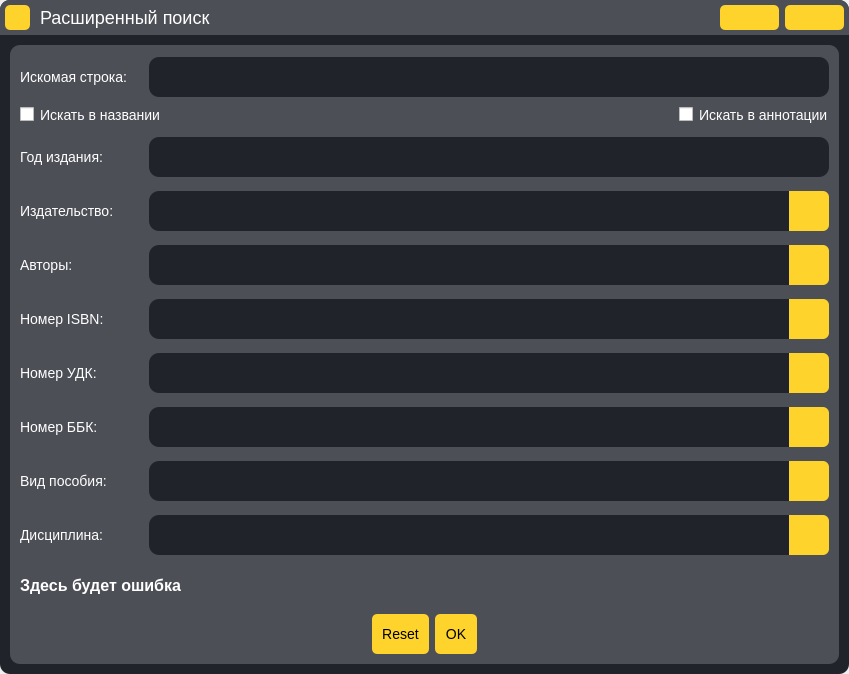
<?xml version="1.0" encoding="UTF-8"?>
<ui version="4.0">
 <class>ex_search_window</class>
 <widget class="QDialog" name="ex_search_window">
  <property name="geometry">
   <rect>
    <x>0</x>
    <y>0</y>
    <width>849</width>
    <height>674</height>
   </rect>
  </property>
  <property name="minimumSize">
   <size>
    <width>849</width>
    <height>674</height>
   </size>
  </property>
  <property name="maximumSize">
   <size>
    <width>849</width>
    <height>674</height>
   </size>
  </property>
  <property name="windowTitle">
   <string>Dialog</string>
  </property>
  <property name="styleSheet">
   <string notr="true">/* General */
* {
	margin: 0;
	padding: 0;
	font-size: 14px;
	outline: none;
	font-family: &quot;Arial&quot;;
}

QFrame {
	border: none;
}

#main_body {
	background-color: rgba(32,36,42,255);
	border-radius: 10%;
}

#error_label {
	font-size: 16px;
	font-weight: 500;
}

#inputs_area {
	background-color: rgb(76,79,86);
	border-radius: 10%;
}

/* Tabs style */
QTabWidget::pane {
	background: transparent;
	border: none;
}

QTabBar {
	qproperty-drawBase: 0;
}

QTabBar::tab {
	background-color: rgb(100,100,116);
    color: white;
    border-radius: 5px;
	width: 200px;
	height: 35px;
	padding: 0px 10px;
	margin: 0 5px;
	font-weight: 500;
}

QTabBar::tab:selected {
    background: rgba(254,211,44,255);
	color: black;
}

/* Qlabel style */
QLabel {
	color: white;
}

/* Buttons style */
QPushButton {
	background: rgba(254,211,44,255);
	border-radius: 5px;
	padding: 0 10px 0 10px;
	height: 40px;
	color: black;
}

QPushButton:pressed {
	background: rgba(204,161, 44,255);
	color: white;
}

/* Text input style */
QLineEdit {
	border-radius: 10%;
	background-color: rgba(32,36,42,255);
	color: white;
	padding-left: 10px;
	height: 40px;
}

QLineEdit:focus {
	border: 2px solid rgba(254,211,44,255);
}

/* ComboBox style */
QComboBox {
	border-radius: 10%;
	background-color: rgba(32,36,42,255);
	color: white;
	padding-left: 10px;
	height: 40px;
}

QComboBox:on {
    border-bottom-left-radius: 0px;
    border-bottom-right-radius: 0px;
	border-left: 2px solid rgba(254,211,44,255);
}

QComboBox:focus {
	border-left: 2px solid rgba(254,211,44,255);
}

QComboBox::drop-down {
    subcontrol-origin: padding;
    subcontrol-position: top right;
    width: 40px;
	background-color: rgba(254,211,44,255);
    border-top-right-radius: 6%;
    border-bottom-right-radius: 6%;
}

QComboBox::drop-down:on {
	border-bottom-left-radius: 0%;
	border-bottom-right-radius: 0%;
}

QComboBox::down-arrow {
    image: url(:/Icons/For_QT/chevron-down.svg);
}

QComboBox::down-arrow:on {
    image: url(:/Icons/For_QT/chevron-up.svg);
}

QComboBox QAbstractItemView {
	/* Style of the drop-down list */
	padding: 10px 5px;
	color: white;
    selection-color: black;
    selection-background-color: rgba(254,211,44,255);
	font-size: 10pt;
    box-shadow: transparent;
	background-color: rgba(32,36,42,255);
	border-bottom-left-radius: 10%;
	border-bottom-right-radius: 10%;
}

/* CheckBox style */
QCheckBox {
	color: white;
	border-radius: 10%;
}

QCheckBox::indicator:unchecked {
	image: url(:/Icons/For_QT/square.svg);
}

QCheckBox::indicator:checked {
	
	image: url(:/Icons/For_QT/check-square.svg);
}

/* Scroll Area style */
#scroll_widget {
	background-color: transparent;
}

QScrollArea, #scroll_area_container {
	background-color: transparent;
}

#scroll_area_content {
	background-color: rgb(76,79,86);
	border-radius: 10%;
}

/* TitleBar style */
#title_bar {
	background-color: rgb(76,79,86);
	border-top-left-radius: 10%;
	border-top-right-radius: 10%;
}

#window_title {
	font-size: 18px;
}

#title_bar QPushButton {
	height: 25px;
}

#icon {
	min-width: 25px;
	min-height: 25px;
	background: rgba(254,211,44,255);
	border-radius: 5%;
}

/* ScrollBar style */
/* VERTICAL SCROLLBAR */
 QScrollBar:vertical {
	border: none;
	background-color: rgba(32,36,42,255);
    width: 20px;
	border-radius: 0px;
 }

/*  HANDLE BAR VERTICAL */
QScrollBar::handle:vertical {	
	background-color: rgb(76,79,86);
	min-height: 20px;
	margin: 20px 0 20px 0;
}
QScrollBar::handle:vertical:hover{	
	background: rgba(204,161, 44,255);
}

/* BTN TOP - SCROLLBAR */
QScrollBar::sub-line:vertical {
	border: none;
	background: rgba(254,211,44,255);
	height: 20px;
	border-top-left-radius: 3%;
	border-top-right-radius: 3%;
	subcontrol-position: top;
	subcontrol-origin: margin;
}
QScrollBar::sub-line:vertical:hover {	
	background: rgba(204,161, 44,255);
}

/* BTN BOTTOM - SCROLLBAR */
QScrollBar::add-line:vertical {
	border: none;
	background: rgba(254,211,44,255);
	height: 20px;
	border-bottom-left-radius: 3%;
	border-bottom-right-radius: 3%;
	subcontrol-position: bottom;
	subcontrol-origin: margin;
}
QScrollBar::add-line:vertical:hover {	
	background: rgba(204,161, 44,255);
}

/* RESET ARROW */
QScrollBar::up-arrow:vertical, QScrollBar::down-arrow:vertical {
	background: none;
}
QScrollBar::add-page:vertical, QScrollBar::sub-page:vertical {
	background: none;
}

/* Dialog buttons style */
#buttons QPushButton {
	width: 100px;
}</string>
  </property>
  <layout class="QVBoxLayout" name="verticalLayout">
   <property name="spacing">
    <number>0</number>
   </property>
   <property name="leftMargin">
    <number>0</number>
   </property>
   <property name="topMargin">
    <number>0</number>
   </property>
   <property name="rightMargin">
    <number>0</number>
   </property>
   <property name="bottomMargin">
    <number>0</number>
   </property>
   <item>
    <widget class="QWidget" name="main_body" native="true">
     <layout class="QVBoxLayout" name="verticalLayout_2">
      <property name="spacing">
       <number>0</number>
      </property>
      <property name="leftMargin">
       <number>0</number>
      </property>
      <property name="topMargin">
       <number>0</number>
      </property>
      <property name="rightMargin">
       <number>0</number>
      </property>
      <property name="bottomMargin">
       <number>0</number>
      </property>
      <item alignment="Qt::AlignTop">
       <widget class="QWidget" name="title_bar" native="true">
        <layout class="QHBoxLayout" name="horizontalLayout_6">
         <property name="spacing">
          <number>10</number>
         </property>
         <property name="leftMargin">
          <number>5</number>
         </property>
         <property name="topMargin">
          <number>5</number>
         </property>
         <property name="rightMargin">
          <number>5</number>
         </property>
         <property name="bottomMargin">
          <number>5</number>
         </property>
         <item alignment="Qt::AlignLeft">
          <widget class="QFrame" name="frame_5">
           <property name="frameShape">
            <enum>QFrame::StyledPanel</enum>
           </property>
           <property name="frameShadow">
            <enum>QFrame::Raised</enum>
           </property>
           <layout class="QVBoxLayout" name="verticalLayout_13">
            <property name="spacing">
             <number>0</number>
            </property>
            <property name="leftMargin">
             <number>0</number>
            </property>
            <property name="topMargin">
             <number>0</number>
            </property>
            <property name="rightMargin">
             <number>0</number>
            </property>
            <property name="bottomMargin">
             <number>0</number>
            </property>
            <item>
             <widget class="QLabel" name="icon">
              <property name="text">
               <string/>
              </property>
              <property name="pixmap">
               <pixmap resource="../resources.qrc">:/Icons/For_QT/book.svg</pixmap>
              </property>
              <property name="scaledContents">
               <bool>false</bool>
              </property>
              <property name="alignment">
               <set>Qt::AlignCenter</set>
              </property>
             </widget>
            </item>
           </layout>
          </widget>
         </item>
         <item alignment="Qt::AlignLeft">
          <widget class="QFrame" name="frame_6">
           <property name="frameShape">
            <enum>QFrame::StyledPanel</enum>
           </property>
           <property name="frameShadow">
            <enum>QFrame::Raised</enum>
           </property>
           <layout class="QVBoxLayout" name="verticalLayout_14">
            <property name="spacing">
             <number>0</number>
            </property>
            <property name="leftMargin">
             <number>0</number>
            </property>
            <property name="topMargin">
             <number>0</number>
            </property>
            <property name="rightMargin">
             <number>0</number>
            </property>
            <property name="bottomMargin">
             <number>0</number>
            </property>
            <item alignment="Qt::AlignLeft">
             <widget class="QLabel" name="window_title">
              <property name="text">
               <string>Расширенный поиск</string>
              </property>
             </widget>
            </item>
           </layout>
          </widget>
         </item>
         <item>
          <spacer name="horizontalSpacer">
           <property name="orientation">
            <enum>Qt::Horizontal</enum>
           </property>
           <property name="sizeHint" stdset="0">
            <size>
             <width>40</width>
             <height>20</height>
            </size>
           </property>
          </spacer>
         </item>
         <item alignment="Qt::AlignRight">
          <widget class="QFrame" name="frame_7">
           <property name="frameShape">
            <enum>QFrame::StyledPanel</enum>
           </property>
           <property name="frameShadow">
            <enum>QFrame::Raised</enum>
           </property>
           <layout class="QHBoxLayout" name="horizontalLayout_7">
            <property name="leftMargin">
             <number>0</number>
            </property>
            <property name="topMargin">
             <number>0</number>
            </property>
            <property name="rightMargin">
             <number>0</number>
            </property>
            <property name="bottomMargin">
             <number>0</number>
            </property>
            <item>
             <widget class="QPushButton" name="min_btn">
              <property name="cursor">
               <cursorShape>PointingHandCursor</cursorShape>
              </property>
              <property name="text">
               <string/>
              </property>
              <property name="icon">
               <iconset resource="../resources.qrc">
                <normaloff>:/Icons/For_QT/minus.svg</normaloff>:/Icons/For_QT/minus.svg</iconset>
              </property>
              <property name="iconSize">
               <size>
                <width>20</width>
                <height>20</height>
               </size>
              </property>
             </widget>
            </item>
            <item>
             <widget class="QPushButton" name="close_btn">
              <property name="cursor">
               <cursorShape>PointingHandCursor</cursorShape>
              </property>
              <property name="text">
               <string/>
              </property>
              <property name="icon">
               <iconset resource="../resources.qrc">
                <normaloff>:/Icons/For_QT/x.svg</normaloff>:/Icons/For_QT/x.svg</iconset>
              </property>
              <property name="iconSize">
               <size>
                <width>20</width>
                <height>20</height>
               </size>
              </property>
             </widget>
            </item>
           </layout>
          </widget>
         </item>
        </layout>
       </widget>
      </item>
      <item>
       <widget class="QWidget" name="content" native="true">
        <property name="sizePolicy">
         <sizepolicy hsizetype="Preferred" vsizetype="Expanding">
          <horstretch>0</horstretch>
          <verstretch>0</verstretch>
         </sizepolicy>
        </property>
        <layout class="QVBoxLayout" name="verticalLayout_3">
         <property name="spacing">
          <number>10</number>
         </property>
         <property name="leftMargin">
          <number>10</number>
         </property>
         <property name="topMargin">
          <number>10</number>
         </property>
         <property name="rightMargin">
          <number>10</number>
         </property>
         <property name="bottomMargin">
          <number>0</number>
         </property>
         <item>
          <widget class="QWidget" name="inputs_area" native="true">
           <property name="sizePolicy">
            <sizepolicy hsizetype="Expanding" vsizetype="Preferred">
             <horstretch>0</horstretch>
             <verstretch>0</verstretch>
            </sizepolicy>
           </property>
           <layout class="QVBoxLayout" name="verticalLayout_4">
            <property name="spacing">
             <number>10</number>
            </property>
            <property name="leftMargin">
             <number>10</number>
            </property>
            <property name="topMargin">
             <number>10</number>
            </property>
            <property name="rightMargin">
             <number>10</number>
            </property>
            <property name="bottomMargin">
             <number>10</number>
            </property>
            <item>
             <widget class="QFrame" name="frame">
              <property name="frameShape">
               <enum>QFrame::StyledPanel</enum>
              </property>
              <property name="frameShadow">
               <enum>QFrame::Raised</enum>
              </property>
              <layout class="QVBoxLayout" name="verticalLayout_5">
               <property name="spacing">
                <number>5</number>
               </property>
               <property name="leftMargin">
                <number>0</number>
               </property>
               <property name="topMargin">
                <number>0</number>
               </property>
               <property name="rightMargin">
                <number>0</number>
               </property>
               <property name="bottomMargin">
                <number>0</number>
               </property>
               <item>
                <widget class="QFrame" name="input">
                 <property name="frameShape">
                  <enum>QFrame::StyledPanel</enum>
                 </property>
                 <property name="frameShadow">
                  <enum>QFrame::Raised</enum>
                 </property>
                 <layout class="QHBoxLayout" name="horizontalLayout">
                  <property name="spacing">
                   <number>10</number>
                  </property>
                  <property name="leftMargin">
                   <number>0</number>
                  </property>
                  <property name="topMargin">
                   <number>2</number>
                  </property>
                  <property name="rightMargin">
                   <number>0</number>
                  </property>
                  <property name="bottomMargin">
                   <number>2</number>
                  </property>
                  <item>
                   <widget class="QLabel" name="label">
                    <property name="text">
                     <string>Искомая строка:</string>
                    </property>
                   </widget>
                  </item>
                  <item>
                   <spacer name="horizontalSpacer_10">
                    <property name="orientation">
                     <enum>Qt::Horizontal</enum>
                    </property>
                    <property name="sizeType">
                     <enum>QSizePolicy::Expanding</enum>
                    </property>
                    <property name="sizeHint" stdset="0">
                     <size>
                      <width>20</width>
                      <height>20</height>
                     </size>
                    </property>
                   </spacer>
                  </item>
                  <item>
                   <widget class="QLineEdit" name="string_input">
                    <property name="minimumSize">
                     <size>
                      <width>680</width>
                      <height>0</height>
                     </size>
                    </property>
                   </widget>
                  </item>
                 </layout>
                </widget>
               </item>
               <item>
                <widget class="QFrame" name="input_1">
                 <property name="frameShape">
                  <enum>QFrame::StyledPanel</enum>
                 </property>
                 <property name="frameShadow">
                  <enum>QFrame::Raised</enum>
                 </property>
                 <layout class="QHBoxLayout" name="horizontalLayout_10">
                  <property name="spacing">
                   <number>10</number>
                  </property>
                  <property name="leftMargin">
                   <number>0</number>
                  </property>
                  <property name="topMargin">
                   <number>2</number>
                  </property>
                  <property name="rightMargin">
                   <number>0</number>
                  </property>
                  <property name="bottomMargin">
                   <number>2</number>
                  </property>
                  <item alignment="Qt::AlignLeft">
                   <widget class="QCheckBox" name="in_headings">
                    <property name="text">
                     <string>Искать в названии</string>
                    </property>
                   </widget>
                  </item>
                  <item alignment="Qt::AlignRight">
                   <widget class="QCheckBox" name="in_annotation">
                    <property name="text">
                     <string>Искать в аннотации</string>
                    </property>
                   </widget>
                  </item>
                 </layout>
                </widget>
               </item>
              </layout>
             </widget>
            </item>
            <item>
             <widget class="QFrame" name="input_4">
              <property name="frameShape">
               <enum>QFrame::StyledPanel</enum>
              </property>
              <property name="frameShadow">
               <enum>QFrame::Raised</enum>
              </property>
              <layout class="QHBoxLayout" name="horizontalLayout_4">
               <property name="spacing">
                <number>10</number>
               </property>
               <property name="leftMargin">
                <number>0</number>
               </property>
               <property name="topMargin">
                <number>2</number>
               </property>
               <property name="rightMargin">
                <number>0</number>
               </property>
               <property name="bottomMargin">
                <number>2</number>
               </property>
               <item>
                <widget class="QLabel" name="label_4">
                 <property name="text">
                  <string>Год издания: </string>
                 </property>
                </widget>
               </item>
               <item>
                <spacer name="horizontalSpacer_4">
                 <property name="orientation">
                  <enum>Qt::Horizontal</enum>
                 </property>
                 <property name="sizeType">
                  <enum>QSizePolicy::Expanding</enum>
                 </property>
                 <property name="sizeHint" stdset="0">
                  <size>
                   <width>40</width>
                   <height>20</height>
                  </size>
                 </property>
                </spacer>
               </item>
               <item>
                <widget class="QLineEdit" name="year_input">
                 <property name="sizePolicy">
                  <sizepolicy hsizetype="Expanding" vsizetype="Fixed">
                   <horstretch>0</horstretch>
                   <verstretch>0</verstretch>
                  </sizepolicy>
                 </property>
                 <property name="minimumSize">
                  <size>
                   <width>680</width>
                   <height>0</height>
                  </size>
                 </property>
                 <property name="text">
                  <string/>
                 </property>
                </widget>
               </item>
              </layout>
             </widget>
            </item>
            <item>
             <widget class="QFrame" name="input_2">
              <property name="frameShape">
               <enum>QFrame::StyledPanel</enum>
              </property>
              <property name="frameShadow">
               <enum>QFrame::Raised</enum>
              </property>
              <layout class="QHBoxLayout" name="horizontalLayout_2">
               <property name="spacing">
                <number>10</number>
               </property>
               <property name="leftMargin">
                <number>0</number>
               </property>
               <property name="topMargin">
                <number>2</number>
               </property>
               <property name="rightMargin">
                <number>0</number>
               </property>
               <property name="bottomMargin">
                <number>2</number>
               </property>
               <item>
                <widget class="QLabel" name="label_2">
                 <property name="text">
                  <string>Издательство:</string>
                 </property>
                </widget>
               </item>
               <item>
                <spacer name="horizontalSpacer_3">
                 <property name="orientation">
                  <enum>Qt::Horizontal</enum>
                 </property>
                 <property name="sizeType">
                  <enum>QSizePolicy::Expanding</enum>
                 </property>
                 <property name="sizeHint" stdset="0">
                  <size>
                   <width>40</width>
                   <height>20</height>
                  </size>
                 </property>
                </spacer>
               </item>
               <item>
                <widget class="QComboBox" name="publishings_combobox">
                 <property name="sizePolicy">
                  <sizepolicy hsizetype="Expanding" vsizetype="Fixed">
                   <horstretch>0</horstretch>
                   <verstretch>0</verstretch>
                  </sizepolicy>
                 </property>
                 <property name="minimumSize">
                  <size>
                   <width>680</width>
                   <height>0</height>
                  </size>
                 </property>
                 <property name="editable">
                  <bool>true</bool>
                 </property>
                </widget>
               </item>
              </layout>
             </widget>
            </item>
            <item>
             <widget class="QFrame" name="input_3">
              <property name="frameShape">
               <enum>QFrame::StyledPanel</enum>
              </property>
              <property name="frameShadow">
               <enum>QFrame::Raised</enum>
              </property>
              <layout class="QHBoxLayout" name="horizontalLayout_3">
               <property name="spacing">
                <number>10</number>
               </property>
               <property name="leftMargin">
                <number>0</number>
               </property>
               <property name="topMargin">
                <number>2</number>
               </property>
               <property name="rightMargin">
                <number>0</number>
               </property>
               <property name="bottomMargin">
                <number>2</number>
               </property>
               <item>
                <widget class="QLabel" name="label_3">
                 <property name="text">
                  <string>Авторы:</string>
                 </property>
                </widget>
               </item>
               <item>
                <spacer name="horizontalSpacer_2">
                 <property name="orientation">
                  <enum>Qt::Horizontal</enum>
                 </property>
                 <property name="sizeType">
                  <enum>QSizePolicy::Expanding</enum>
                 </property>
                 <property name="sizeHint" stdset="0">
                  <size>
                   <width>40</width>
                   <height>20</height>
                  </size>
                 </property>
                </spacer>
               </item>
               <item>
                <widget class="QComboBox" name="author_combobox">
                 <property name="sizePolicy">
                  <sizepolicy hsizetype="Expanding" vsizetype="Fixed">
                   <horstretch>0</horstretch>
                   <verstretch>0</verstretch>
                  </sizepolicy>
                 </property>
                 <property name="minimumSize">
                  <size>
                   <width>680</width>
                   <height>0</height>
                  </size>
                 </property>
                 <property name="editable">
                  <bool>true</bool>
                 </property>
                </widget>
               </item>
              </layout>
             </widget>
            </item>
            <item>
             <widget class="QFrame" name="input_5">
              <property name="frameShape">
               <enum>QFrame::StyledPanel</enum>
              </property>
              <property name="frameShadow">
               <enum>QFrame::Raised</enum>
              </property>
              <layout class="QHBoxLayout" name="horizontalLayout_5">
               <property name="spacing">
                <number>10</number>
               </property>
               <property name="leftMargin">
                <number>0</number>
               </property>
               <property name="topMargin">
                <number>2</number>
               </property>
               <property name="rightMargin">
                <number>0</number>
               </property>
               <property name="bottomMargin">
                <number>2</number>
               </property>
               <item>
                <widget class="QLabel" name="label_5">
                 <property name="text">
                  <string>Номер ISBN:</string>
                 </property>
                </widget>
               </item>
               <item>
                <spacer name="horizontalSpacer_5">
                 <property name="orientation">
                  <enum>Qt::Horizontal</enum>
                 </property>
                 <property name="sizeType">
                  <enum>QSizePolicy::Expanding</enum>
                 </property>
                 <property name="sizeHint" stdset="0">
                  <size>
                   <width>40</width>
                   <height>20</height>
                  </size>
                 </property>
                </spacer>
               </item>
               <item>
                <widget class="QComboBox" name="isbn_combobox">
                 <property name="sizePolicy">
                  <sizepolicy hsizetype="Expanding" vsizetype="Fixed">
                   <horstretch>0</horstretch>
                   <verstretch>0</verstretch>
                  </sizepolicy>
                 </property>
                 <property name="minimumSize">
                  <size>
                   <width>680</width>
                   <height>0</height>
                  </size>
                 </property>
                 <property name="editable">
                  <bool>true</bool>
                 </property>
                </widget>
               </item>
              </layout>
             </widget>
            </item>
            <item>
             <widget class="QFrame" name="input_6">
              <property name="frameShape">
               <enum>QFrame::StyledPanel</enum>
              </property>
              <property name="frameShadow">
               <enum>QFrame::Raised</enum>
              </property>
              <layout class="QHBoxLayout" name="horizontalLayout_8">
               <property name="spacing">
                <number>10</number>
               </property>
               <property name="leftMargin">
                <number>0</number>
               </property>
               <property name="topMargin">
                <number>2</number>
               </property>
               <property name="rightMargin">
                <number>0</number>
               </property>
               <property name="bottomMargin">
                <number>2</number>
               </property>
               <item>
                <widget class="QLabel" name="label_6">
                 <property name="sizePolicy">
                  <sizepolicy hsizetype="Fixed" vsizetype="Preferred">
                   <horstretch>0</horstretch>
                   <verstretch>0</verstretch>
                  </sizepolicy>
                 </property>
                 <property name="text">
                  <string>Номер УДК:</string>
                 </property>
                </widget>
               </item>
               <item>
                <spacer name="horizontalSpacer_6">
                 <property name="orientation">
                  <enum>Qt::Horizontal</enum>
                 </property>
                 <property name="sizeType">
                  <enum>QSizePolicy::Expanding</enum>
                 </property>
                 <property name="sizeHint" stdset="0">
                  <size>
                   <width>40</width>
                   <height>20</height>
                  </size>
                 </property>
                </spacer>
               </item>
               <item>
                <widget class="QComboBox" name="udk_combobox">
                 <property name="sizePolicy">
                  <sizepolicy hsizetype="Expanding" vsizetype="Fixed">
                   <horstretch>0</horstretch>
                   <verstretch>0</verstretch>
                  </sizepolicy>
                 </property>
                 <property name="minimumSize">
                  <size>
                   <width>680</width>
                   <height>0</height>
                  </size>
                 </property>
                 <property name="editable">
                  <bool>true</bool>
                 </property>
                </widget>
               </item>
              </layout>
             </widget>
            </item>
            <item>
             <widget class="QFrame" name="input_7">
              <property name="frameShape">
               <enum>QFrame::StyledPanel</enum>
              </property>
              <property name="frameShadow">
               <enum>QFrame::Raised</enum>
              </property>
              <layout class="QHBoxLayout" name="horizontalLayout_9">
               <property name="spacing">
                <number>10</number>
               </property>
               <property name="leftMargin">
                <number>0</number>
               </property>
               <property name="topMargin">
                <number>2</number>
               </property>
               <property name="rightMargin">
                <number>0</number>
               </property>
               <property name="bottomMargin">
                <number>2</number>
               </property>
               <item>
                <widget class="QLabel" name="label_7">
                 <property name="sizePolicy">
                  <sizepolicy hsizetype="Fixed" vsizetype="Preferred">
                   <horstretch>0</horstretch>
                   <verstretch>0</verstretch>
                  </sizepolicy>
                 </property>
                 <property name="text">
                  <string>Номер ББК:</string>
                 </property>
                </widget>
               </item>
               <item>
                <spacer name="horizontalSpacer_7">
                 <property name="orientation">
                  <enum>Qt::Horizontal</enum>
                 </property>
                 <property name="sizeType">
                  <enum>QSizePolicy::Expanding</enum>
                 </property>
                 <property name="sizeHint" stdset="0">
                  <size>
                   <width>40</width>
                   <height>20</height>
                  </size>
                 </property>
                </spacer>
               </item>
               <item>
                <widget class="QComboBox" name="bbk_combobox">
                 <property name="sizePolicy">
                  <sizepolicy hsizetype="Expanding" vsizetype="Fixed">
                   <horstretch>0</horstretch>
                   <verstretch>0</verstretch>
                  </sizepolicy>
                 </property>
                 <property name="minimumSize">
                  <size>
                   <width>680</width>
                   <height>0</height>
                  </size>
                 </property>
                 <property name="editable">
                  <bool>true</bool>
                 </property>
                </widget>
               </item>
              </layout>
             </widget>
            </item>
            <item>
             <widget class="QFrame" name="input_8">
              <property name="frameShape">
               <enum>QFrame::StyledPanel</enum>
              </property>
              <property name="frameShadow">
               <enum>QFrame::Raised</enum>
              </property>
              <layout class="QHBoxLayout" name="horizontalLayout_11">
               <property name="spacing">
                <number>10</number>
               </property>
               <property name="leftMargin">
                <number>0</number>
               </property>
               <property name="topMargin">
                <number>2</number>
               </property>
               <property name="rightMargin">
                <number>0</number>
               </property>
               <property name="bottomMargin">
                <number>2</number>
               </property>
               <item>
                <widget class="QLabel" name="label_8">
                 <property name="sizePolicy">
                  <sizepolicy hsizetype="Fixed" vsizetype="Preferred">
                   <horstretch>0</horstretch>
                   <verstretch>0</verstretch>
                  </sizepolicy>
                 </property>
                 <property name="text">
                  <string>Вид пособия:</string>
                 </property>
                </widget>
               </item>
               <item>
                <spacer name="horizontalSpacer_8">
                 <property name="orientation">
                  <enum>Qt::Horizontal</enum>
                 </property>
                 <property name="sizeType">
                  <enum>QSizePolicy::Expanding</enum>
                 </property>
                 <property name="sizeHint" stdset="0">
                  <size>
                   <width>40</width>
                   <height>20</height>
                  </size>
                 </property>
                </spacer>
               </item>
               <item>
                <widget class="QComboBox" name="type_combobox">
                 <property name="sizePolicy">
                  <sizepolicy hsizetype="Expanding" vsizetype="Fixed">
                   <horstretch>0</horstretch>
                   <verstretch>0</verstretch>
                  </sizepolicy>
                 </property>
                 <property name="minimumSize">
                  <size>
                   <width>680</width>
                   <height>0</height>
                  </size>
                 </property>
                 <property name="editable">
                  <bool>true</bool>
                 </property>
                </widget>
               </item>
              </layout>
             </widget>
            </item>
            <item>
             <widget class="QFrame" name="input_9">
              <property name="frameShape">
               <enum>QFrame::StyledPanel</enum>
              </property>
              <property name="frameShadow">
               <enum>QFrame::Raised</enum>
              </property>
              <layout class="QHBoxLayout" name="horizontalLayout_12">
               <property name="spacing">
                <number>10</number>
               </property>
               <property name="leftMargin">
                <number>0</number>
               </property>
               <property name="topMargin">
                <number>2</number>
               </property>
               <property name="rightMargin">
                <number>0</number>
               </property>
               <property name="bottomMargin">
                <number>2</number>
               </property>
               <item>
                <widget class="QLabel" name="label_9">
                 <property name="sizePolicy">
                  <sizepolicy hsizetype="Fixed" vsizetype="Preferred">
                   <horstretch>0</horstretch>
                   <verstretch>0</verstretch>
                  </sizepolicy>
                 </property>
                 <property name="text">
                  <string>Дисциплина:</string>
                 </property>
                </widget>
               </item>
               <item>
                <spacer name="horizontalSpacer_9">
                 <property name="orientation">
                  <enum>Qt::Horizontal</enum>
                 </property>
                 <property name="sizeType">
                  <enum>QSizePolicy::Expanding</enum>
                 </property>
                 <property name="sizeHint" stdset="0">
                  <size>
                   <width>40</width>
                   <height>20</height>
                  </size>
                 </property>
                </spacer>
               </item>
               <item>
                <widget class="QComboBox" name="discipline_combobox">
                 <property name="sizePolicy">
                  <sizepolicy hsizetype="Expanding" vsizetype="Fixed">
                   <horstretch>0</horstretch>
                   <verstretch>0</verstretch>
                  </sizepolicy>
                 </property>
                 <property name="minimumSize">
                  <size>
                   <width>680</width>
                   <height>0</height>
                  </size>
                 </property>
                 <property name="editable">
                  <bool>true</bool>
                 </property>
                </widget>
               </item>
              </layout>
             </widget>
            </item>
            <item>
             <widget class="QLabel" name="error_label">
              <property name="text">
               <string>Здесь будет ошибка</string>
              </property>
             </widget>
            </item>
            <item>
             <widget class="QDialogButtonBox" name="buttons">
              <property name="orientation">
               <enum>Qt::Horizontal</enum>
              </property>
              <property name="standardButtons">
               <set>QDialogButtonBox::Ok|QDialogButtonBox::Reset</set>
              </property>
              <property name="centerButtons">
               <bool>true</bool>
              </property>
             </widget>
            </item>
           </layout>
          </widget>
         </item>
        </layout>
       </widget>
      </item>
      <item alignment="Qt::AlignRight">
       <widget class="QFrame" name="size_grip">
        <property name="minimumSize">
         <size>
          <width>10</width>
          <height>10</height>
         </size>
        </property>
        <property name="maximumSize">
         <size>
          <width>10</width>
          <height>10</height>
         </size>
        </property>
        <property name="frameShape">
         <enum>QFrame::StyledPanel</enum>
        </property>
        <property name="frameShadow">
         <enum>QFrame::Raised</enum>
        </property>
       </widget>
      </item>
     </layout>
    </widget>
   </item>
  </layout>
 </widget>
 <resources>
  <include location="../resources.qrc"/>
  <include location="C:/Users/Pereverzev Ivan Work/AppData/Roaming/Python/Python39/site-packages/qt5_applications/Qt/resources.qrc"/>
 </resources>
 <connections>
  <connection>
   <sender>buttons</sender>
   <signal>accepted()</signal>
   <receiver>ex_search_window</receiver>
   <slot>accept()</slot>
   <hints>
    <hint type="sourcelabel">
     <x>248</x>
     <y>254</y>
    </hint>
    <hint type="destinationlabel">
     <x>157</x>
     <y>274</y>
    </hint>
   </hints>
  </connection>
  <connection>
   <sender>buttons</sender>
   <signal>rejected()</signal>
   <receiver>ex_search_window</receiver>
   <slot>reject()</slot>
   <hints>
    <hint type="sourcelabel">
     <x>316</x>
     <y>260</y>
    </hint>
    <hint type="destinationlabel">
     <x>286</x>
     <y>274</y>
    </hint>
   </hints>
  </connection>
 </connections>
</ui>
